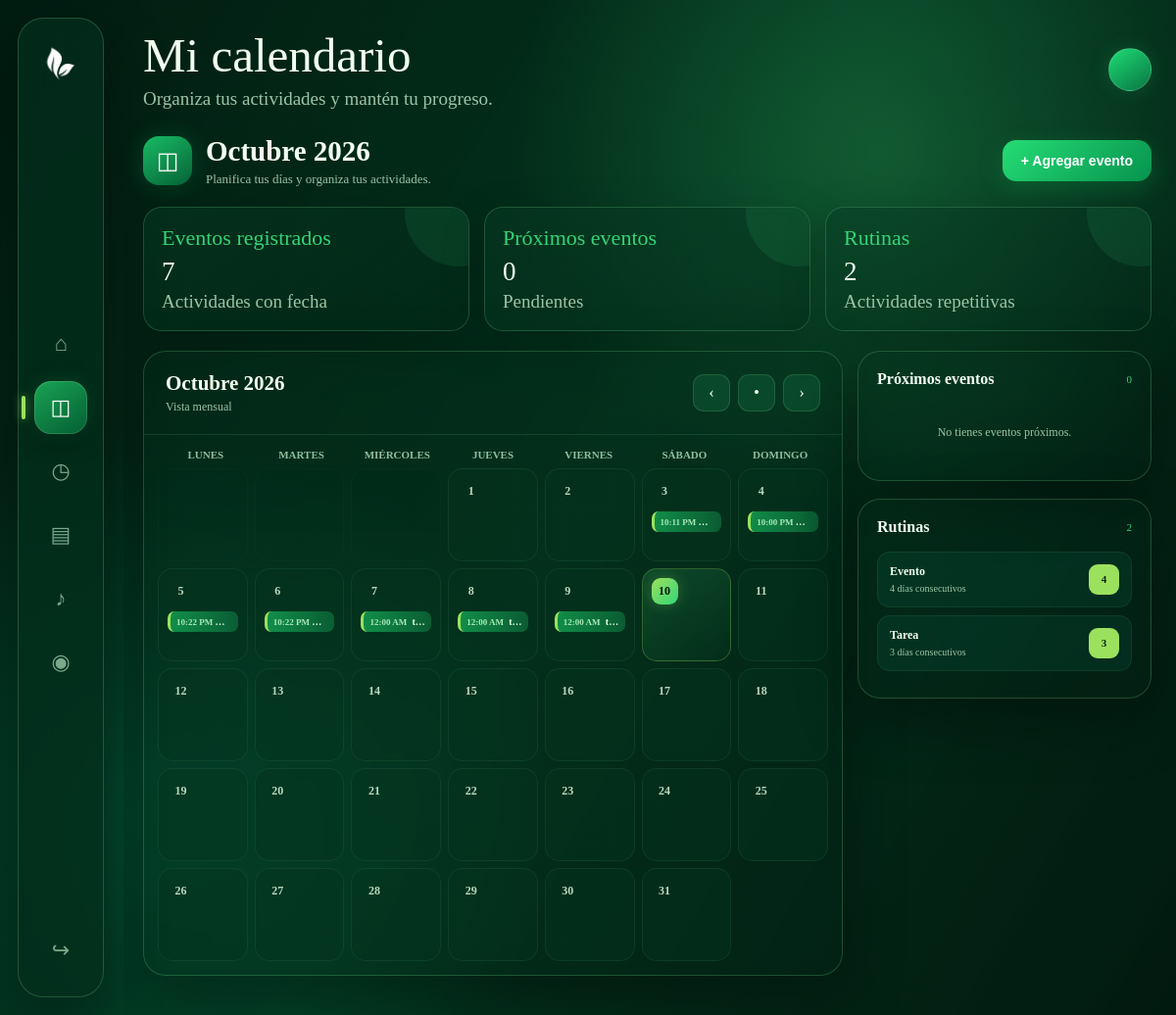
Screenshot of /pages/calendar.php (signed in) with the database file from the repository.
### tables this page shows
CREATE TABLE `calendar_events` (
  `id` int(11) NOT NULL,
  `usuario_id` int(11) NOT NULL,
  `titulo` varchar(150) NOT NULL,
  `fecha` date NOT NULL,
  `hora_inicio` time DEFAULT NULL,
  `hora_fin` time DEFAULT NULL,
  `descripcion` text DEFAULT NULL,
  `tipo` varchar(50) DEFAULT 'evento',
  `dia_semana` tinyint(4) DEFAULT NULL,
  `fecha_creacion` timestamp NOT NULL DEFAULT current_timestamp()
);

### pages/calendar.php (the view, shortened to what this page needs)
<?php
$embedded =
    isset($_GET["embedded"]) &&
    $_GET["embedded"] === "1";
require_once __DIR__ . "/../backend/config/database.php";
$usuario_id = intval($_SESSION["usuario_id"]);
$month = isset($_GET["month"])
    ? intval($_GET["month"])
    : intval(date("n"));
$year = isset($_GET["year"])
    ? intval($_GET["year"])
    : intval(date("Y"));
$months = [
    1 => "Enero",
    2 => "Febrero",
    3 => "Marzo",
    4 => "Abril",
    5 => "Mayo",
    6 => "Junio",
    7 => "Julio",
    8 => "Agosto",
    9 => "Septiembre",
    10 => "Octubre",
    11 => "Noviembre",
    12 => "Diciembre"
];
$weekdays = [
    "Lunes",
    "Martes",
    "Miércoles",
    "Jueves",
    "Viernes",
    "Sábado",
    "Domingo"
];
$firstDay = intval(
    date("N", strtotime("$year-$month-01"))
);
$daysInMonth = intval(
    date("t", strtotime("$year-$month-01"))
);
$today = date("Y-m-d");
$eventData = [];
$rutinas = [];
$allEvents = [];
$stmt = $conn->prepare("
    SELECT *
    FROM calendar_events
    WHERE usuario_id = ?
    ORDER BY fecha ASC, hora_inicio ASC, id ASC
");
if ($stmt) {
    $stmt->bind_param(
        "i",
        $usuario_id
    );
    if ($stmt->execute()) {
        $result = $stmt->get_result();
        while ($row = $result->fetch_assoc()) {
            $fechaEvento =
                trim(
                    (string)($row["fecha"] ?? "")
                );
            if (
                $fechaEvento !== "" &&
                substr($fechaEvento, 0, 10) !== "0000-00-00"
            ) {
                $fechaEvento =
                    substr(
                        $fechaEvento,
                        0,
                        10
                    );
                if (
                    preg_match(
                        '/^\d{4}-\d{2}-\d{2}$/',
                        $fechaEvento
                    )
                ) {
                    $row["fecha"] =
                        $fechaEvento;
                    $eventData[$fechaEvento][] =
                        $row;
                    $allEvents[] =
                        $row;
                }
            }
        }
    }
}
$datesByType = [];
foreach ($allEvents as $event) {
    $tipoEvento =
        strtolower(
            trim(
                (string)($event["tipo"] ?? "")
            )
        );
    $fechaEvento =
        trim(
            (string)($event["fecha"] ?? "")
        );
    if (
        !isset(
            $datesByType[$tipoEvento]
        )
    ) {
        $datesByType[$tipoEvento] = [];
    }
    $datesByType[$tipoEvento][$fechaEvento] =
        true;
}
foreach (
    $datesByType
    as $tipoEvento => $dates
) {
    $fechas =
        array_keys($dates);
    sort($fechas);
    $rachaActual = 1;
    $rachaMaxima = 1;
    $inicioRacha = $fechas[0];
    $mejorInicio = $fechas[0];
    $mejorFin = $fechas[0];
    for (
        $i = 1;
        $i < count($fechas);
        $i++
    ) {
        $fechaAnterior =
            new DateTime(
                $fechas[$i - 1]
            );
        $fechaActual =
            new DateTime(
                $fechas[$i]
            );
        $diferencia =
            (int)$fechaAnterior
                ->diff($fechaActual)
                ->days;
        if ($diferencia === 1) {
            $rachaActual++;
            $finRacha =
                $fechas[$i];
            if (
                $rachaActual >
                $rachaMaxima
            ) {
                $rachaMaxima =
                    $rachaActual;
                $mejorInicio =
                    $inicioRacha;
                $mejorFin =
                    $finRacha;
            }
        } else {
            $rachaActual = 1;
            $inicioRacha =
                $fechas[$i];
            $finRacha =
                $fechas[$i];
        }
    }
    if ($rachaMaxima >= 3) {
        $rutinas[] = [
            "tipo" =>
                $tipoEvento,
            "nombre" =>
                ucfirst(
                    $tipoEvento
                ),
            "dias" =>
                $rachaMaxima,
            "fecha_inicio" =>
                $mejorInicio,
            "fecha_fin" =>
                $mejorFin
        ];
    }
}
usort(
    $rutinas,
    function ($a, $b) {
        return strcmp(
            $a["nombre"],
            $b["nombre"]
        );
    }
);
$nextEvents = [];
$totalEventos = 0;
foreach ($eventData as $events) {
    $totalEventos += count($events);
}
$totalRutinas = count($rutinas);
function e($value)
{
    return htmlspecialchars(
        (string)$value,
        ENT_QUOTES,
        "UTF-8"
    );
}
function formatTime($time)
{
    return date(
        "g:i A",
        strtotime($time)
    );
}
$previousMonth = $month - 1;
$previousYear = $year;
$nextMonth = $month + 1;
$nextYear = $year;
?>
<!DOCTYPE html>
<html lang="es">
<head>
</head>
<body class="<?= $embedded ? 'embedded' : '' ?>">
<video
    autoplay
    muted
    loop
    playsinline
    id="videobackground"
>
    <source
        src="../data/bggg.mp4"
        type="video/mp4"
    >
</video>
<div class="video-overlay"></div>
<aside class="sidebar">
    <div class="logo">
        <img
            src="../data/descarga.png"
            alt="PEAK"
            onerror="this.style.display='none'; this.parentElement.innerHTML='P';"
        >
    </div>
    <nav class="navigation">
        <a
            href="dashboard.php"
            class="nav-item"
            data-peak-page="dashboard.php"
        >
            ⌂
        </a>
        <a
            href="calendar.php"
            class="nav-item active"
            data-peak-page="calendar.php"
        >
            ◫
        </a>
        <a
            href="flowtime.php"
            class="nav-item"
            data-peak-page="flowtime.php"
        >
            ◷
        </a>
        <a
            href="notes.php"
            class="nav-item"
            data-peak-page="notes.php"
        >
            ▤
        </a>
        <a
            href="music.php"
            class="nav-item"
            data-peak-page="music.php"
        >
            ♪
        </a>
        <a
            href="IA_HUB.php"
            class="nav-item"
            data-peak-page="IA_HUB.php"
        >
            ◉
        </a>
    </nav>
    <div>
        <a
            href="#"
            class="nav-item logout"
            id="logoutButton"
        >
            ↪
        </a>
    </div>
</aside>
<main class="main">
    <div class="topbar">
        <div class="welcome">
            <h1>
                Mi calendario
            </h1>
            <p>
                Organiza tus actividades y mantén tu progreso.
            </p>
        </div>
        <div class="profile-top">
            <div class="profile-circle">
            </div>
        </div>
    </div>
    <div class="page-header">
        <div class="page-title">
            <div class="page-title-icon">
                ◫
            </div>
            <div>
                <h2>
                    <?= e($months[$month]) ?>
                    <?= e($year) ?>
                </h2>
                <p>
                    Planifica tus días y organiza tus actividades.
                </p>
            </div>
        </div>
        <button
            type="button"
            class="btn-primary"
            onclick="openCreateModal()"
        >
            + Agregar evento
        </button>
    </div>
    <section class="summary-grid">
        <div class="summary-card">
            <div class="summary-label">
                Eventos registrados
            </div>
            <div class="summary-number">
                <?= $totalEventos ?>
            </div>
            <div class="summary-small">
                Actividades con fecha
            </div>
        </div>
        <div class="summary-card">
            <div class="summary-label">
                Próximos eventos
            </div>
            <div class="summary-number">
                <?= count($nextEvents) ?>
            </div>
            <div class="summary-small">
                Pendientes
            </div>
        </div>
        <div class="summary-card">
            <div class="summary-label">
                Rutinas
            </div>
            <div class="summary-number">
                <?= $totalRutinas ?>
            </div>
            <div class="summary-small">
                Actividades repetitivas
            </div>
        </div>
    </section>
    <section class="calendar-layout">
        <div class="glass-card calendar-card">
            <div class="calendar-header">
                <div>
                    <div class="month-title">
                        <?= e($months[$month]) ?>
                        <?= e($year) ?>
                    </div>
                    <div class="month-subtitle">
                        Vista mensual
                    </div>
                </div>
                <div class="month-actions">
                    <a
                        class="month-btn"
                        href="calendar.php?month=<?= $previousMonth ?>&year=<?= $previousYear ?><?= $embedded ? '&embedded=1' : '' ?>"
                    >
                        ‹
                    </a>
                    <a
                        class="month-btn"
                        href="calendar.php?month=<?= date("n") ?>&year=<?= date("Y") ?><?= $embedded ? '&embedded=1' : '' ?>"
                        title="Ir al mes actual"
                    >
                        •
                    </a>
                    <a
                        class="month-btn"
                        href="calendar.php?month=<?= $nextMonth ?>&year=<?= $nextYear ?><?= $embedded ? '&embedded=1' : '' ?>"
                    >
                        ›
                    </a>
                </div>
            </div>
            <div class="weekdays">
                <?php foreach ($weekdays as $weekday): ?>
                    <div class="weekday">
                        <?= e($weekday) ?>
                    </div>
                <?php endforeach; ?>
            </div>
            <div class="calendar-grid">
                <?php for ($i = 1; $i < $firstDay; $i++): ?>
                    <div class="day empty"></div>
                <?php endfor; ?>
                <?php for ($day = 1; $day <= $daysInMonth; $day++): ?>
                    <?php
                    $dateString = sprintf(
                        "%04d-%02d-%02d",
                        $year,
                        $month,
                        $day
                    );
                    $isToday =
                        ($dateString === $today);
                    $dayEvents =
                        $eventData[$dateString] ?? [];
                    ?>
                    <div
                        class="day <?= $isToday ? "today" : "" ?>"
                        onclick="openCreateModal('<?= e($dateString) ?>')"
                    >
                        <div class="day-number">
                            <?= $day ?>
                        </div>
                        <div class="day-events">
                            <?php
                            $visibleEvents =
                                array_slice(
                                    $dayEvents,
                                    0,
                                    3
                                );
                            ?>
                            <?php foreach ($visibleEvents as $event): ?>
                                <?php
                                $eventJson = json_encode(
                                    $event,
                                    JSON_HEX_TAG |
                                    JSON_HEX_APOS |
                                    JSON_HEX_AMP |
                                    JSON_HEX_QUOT
                                );
                                ?>
                                <div
                                    class="event-pill"
                                    onclick='event.stopPropagation(); openEditModal(<?= intval($event["id"]) ?>, <?= $eventJson ?>)'
                                >
                                    <?php if (!empty($event["hora_inicio"])): ?>
                                        <span class="event-time">
                                            <?= e(
                                                formatTime(
                                                    $event["hora_inicio"]
                                                )
                                            ) ?>
                                        </span>
                                    <?php endif; ?>
                                    <?= e($event["titulo"]) ?>
                                </div>
                            <?php endforeach; ?>
                        </div>
                    </div>
                <?php endfor; ?>
            </div>
        </div>
        <aside class="right-column">
            <div class="glass-card side-card">
                <div class="side-title">
                    <h3>
                        Próximos eventos
                    </h3>
                    <span>
                        <?= count($nextEvents) ?>
                    </span>
                </div>
                <?php if (empty($nextEvents)): ?>
                    <div class="empty-state">
                        No tienes eventos próximos.
                    </div>
                <?php endif; ?>
            </div>
<div class="glass-card side-card">
    <div class="side-title">
        <h3>
            Rutinas
        </h3>
        <span>
            <?= $totalRutinas ?>
        </span>
    </div>
    <?php if (empty($rutinas)): ?>
        <div class="empty-state">
            Todavía no tienes rutinas.
            <br>
            Repite un tipo durante 3 días seguidos.
        </div>
    <?php else: ?>
        <?php foreach ($rutinas as $routine): ?>
            <div class="routine">
                <div class="routine-info">
                    <strong>
                        <?= e(
                            $routine["nombre"]
                        ) ?>
                    </strong>
                    <span>
                        <?= e(
                            $routine["dias"]
                        ) ?>
                        días consecutivos
                    </span>
                </div>
                <div
                    class="routine-day"
                    title="Días consecutivos"
                >
                    <?= e(
                        $routine["dias"]
                    ) ?>
                </div>
            </div>
        <?php endforeach; ?>
    <?php endif; ?>
</div>
        </aside>
    </section>
</main>
</body>
</html>

### rows the page displays
calendar_events: hora_inicio "10:11 PM"
calendar_events: hora_inicio "10:00 PM"
calendar_events: hora_inicio "10:22 PM"
calendar_events: hora_inicio "10:22 PM", nombre "Evento", id "4"
calendar_events: hora_inicio "12:00 AM", titulo "t…"
calendar_events: hora_inicio "12:00 AM", titulo "t…"
calendar_events: hora_inicio "12:00 AM", titulo "t…"

### other values shown
$months[$month] "Octubre"
$year "2026"
$totalEventos "7"
count($nextEvents) "0"
$totalRutinas "2"
$weekday "LUNES"
$weekday "MARTES"
$weekday "MIÉRCOLES"
$weekday "JUEVES"
$weekday "VIERNES"
$weekday "SÁBADO"
$weekday "DOMINGO"
$routine["nombre"] "Tarea"
$routine["dias"] "3"
